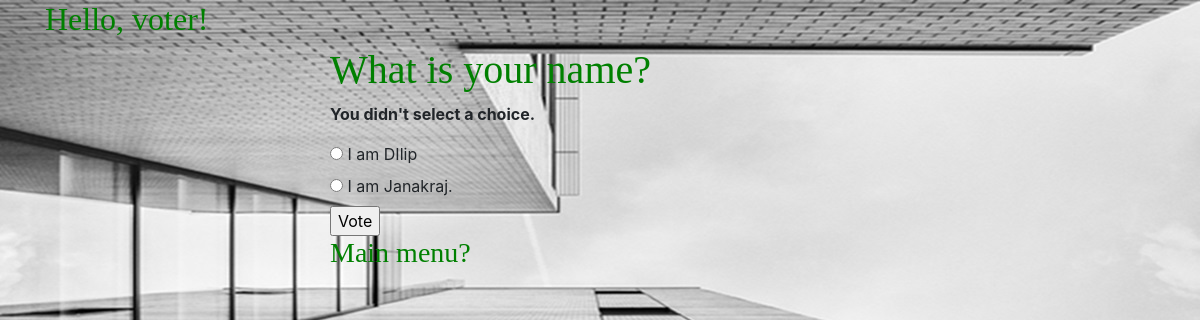
The page /polls/1/vote/ on the database its author committed.
### polls/models.py (models this page shows, shortened)
class Question(models.Model):
    question_text = models.CharField(max_length=200)
    pub_date      = models.DateTimeField('date published')

class Choice(models.Model):
    question    = models.ForeignKey(Question, on_delete=models.CASCADE)
    choice_text = models.CharField(max_length=200)
    votes       = models.IntegerField(default=0)

### polls/views.py (the view)
# urls.py: path('<int:pk>/vote/', views.vote, name='vote'),
def vote(request, pk):
    question = get_object_or_404(Question, pk=pk)
    try:
        selected_choice = question.choice_set.get(pk=request.POST['choice'])
    except (KeyError, Choice.DoesNotExist):
        return render(request, 'polls/detail.html', {
            'question': question,
            'error_message': "You didn't select a choice.",
        })
    else:
        selected_choice.votes += 1
        selected_choice.save()
        return HttpResponseRedirect(reverse('polls:results', args=(question.id,)))

### polls/templates/polls/detail.html (shortened to what this page needs)
{% extends "polls/base.html" %}
{% block content %}
  <div class="container">
    <div class="row">
      <div class="col-md-4 offset-3">
        <h1>{{ question.question_text }}</h1>
        {% if error_message %}<p><strong>{{ error_message }}</strong></p>{% endif %}
        <form action="{% url 'polls:vote' question.id %}" method="post">
        {% for choice in question.choice_set.all %}
            <input type="radio" name="choice" id="choice{{ forloop.counter }}" value="{{ choice.id }}">
            <label for="choice{{ forloop.counter }}">{{ choice.choice_text }}</label><br>
        {% endfor %}
        <input type="submit" value="Vote">
        </form>
        <a href="{% url 'polls:index' %}"><h3>Main menu?</h3> </a>
      </div>
    </div>
  </div>
{% endblock %}

### polls/static/polls/style.css (style rules this page uses)
h1, h2, h3, h4, li a { color: green; font-family: 'Crimson Text', serif; }
body { background: white url("images/background.png") no-repeat; }

### rows shown on the page
Question: question_text "What is your name?"
Choice: choice_text "I am DIlip"
Choice: choice_text "I am Janakraj."

### other values the page prints
{{ error_message }} "You didn't select a choice."
